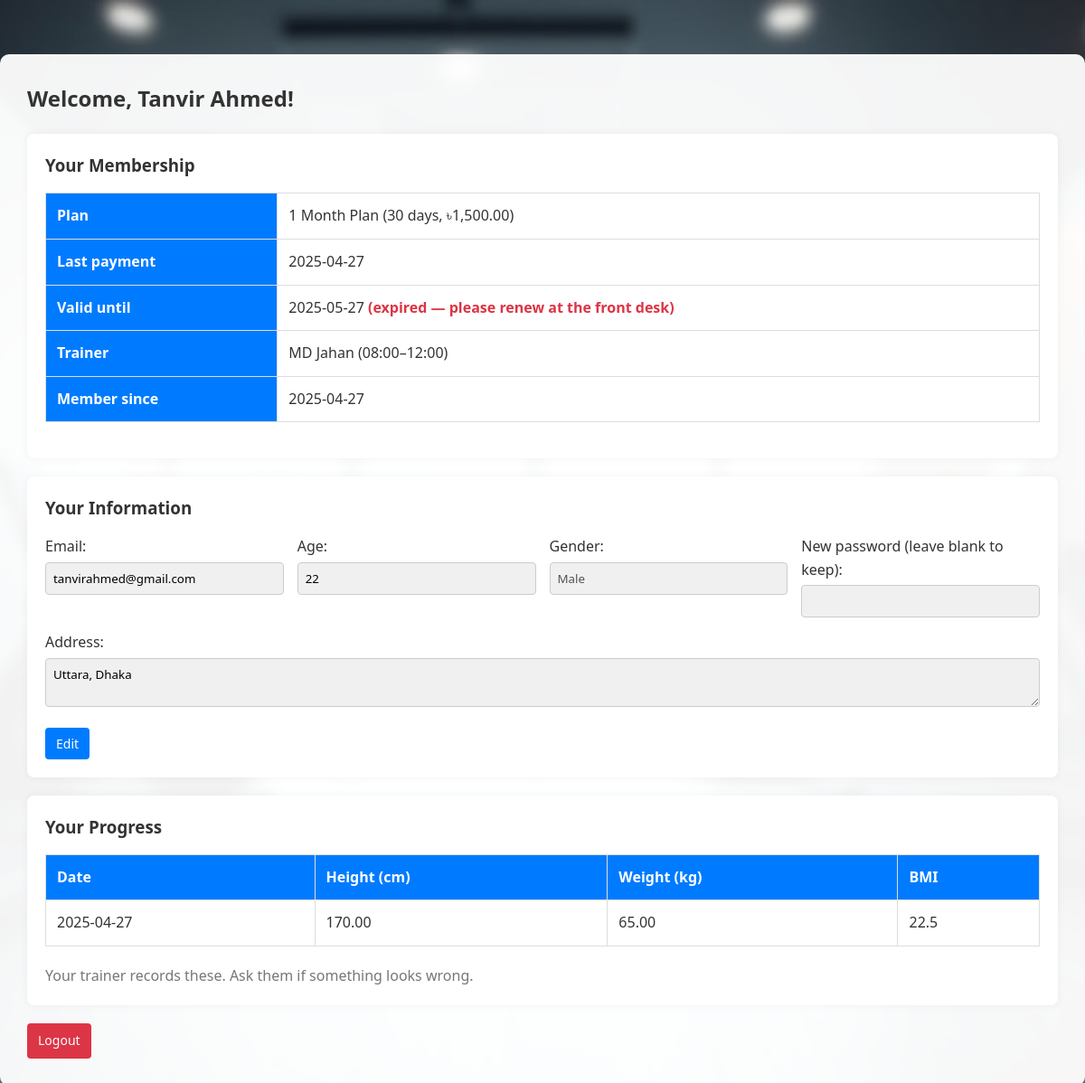
/dashboard/member/member.php (signed in), run on the app's committed database.
### tables this page shows
CREATE TABLE `member` (
  `Member_ID` int(11) NOT NULL,
  `Date_of_joining` date DEFAULT NULL
);

CREATE TABLE `user` (
  `ID` int(11) NOT NULL,
  `Name` varchar(100) DEFAULT NULL,
  `Email` varchar(255) NOT NULL,
  `Age` int(11) DEFAULT NULL,
  `Gender` enum('Male','Female','Other') DEFAULT NULL,
  `Address` text DEFAULT NULL,
  `Password` varchar(100) DEFAULT NULL,
  `User_type` enum('Admin','Trainer','Receptionist','Member') DEFAULT NULL
);

CREATE TABLE `trainer` (
  `Trainer_ID` int(11) NOT NULL,
  `Hourly_wage` decimal(10,2) DEFAULT NULL,
  `Shift_start` time DEFAULT NULL,
  `Shift_end` time DEFAULT NULL
);

CREATE TABLE `body_measurement` (
  `Measurement_ID` int(11) NOT NULL,
  `Member_ID` int(11) DEFAULT NULL,
  `Trainer_ID` int(11) DEFAULT NULL,
  `Height` decimal(5,2) DEFAULT NULL,
  `Weight` decimal(5,2) DEFAULT NULL,
  `Date_of_measurement` date DEFAULT NULL
);

### includes/session_check.php (called while the page is built, shortened)
<?php
function e($value): string
{
    return htmlspecialchars((string) $value, ENT_QUOTES, 'UTF-8');
}

### dashboard/member/member.php (the view, shortened to what this page needs)
<?php
require_once('../../includes/session_check.php');
require_once('../../includes/db_connect.php');
$user_id = $_SESSION['user_id'];
$stmt = $conn->prepare("SELECT u.*, m.Date_of_joining FROM user u JOIN member m ON m.Member_ID = u.ID WHERE u.ID = ?");
$stmt->bind_param("i", $user_id);
$stmt->execute();
$user = $stmt->get_result()->fetch_assoc();
$stmt = $conn->prepare("
    SELECT mp.Name, mp.Duration, mp.Amount,
           MAX(r.Date_of_purchase) AS Last_paid,
           DATE_ADD(MAX(r.Date_of_purchase), INTERVAL mp.Duration DAY) AS Valid_until
    FROM uses u
    JOIN membership_plan mp ON mp.Plan_id = u.Plan_ID
    LEFT JOIN receipt r ON r.Member_id = u.Member_ID AND r.Plan_id = u.Plan_ID
    WHERE u.Member_ID = ?
    GROUP BY mp.Plan_id, mp.Name, mp.Duration, mp.Amount
    LIMIT 1
");
$stmt->bind_param("i", $user_id);
$stmt->execute();
$plan = $stmt->get_result()->fetch_assoc();
$stmt = $conn->prepare("
    SELECT u.Name, t.Shift_start, t.Shift_end
    FROM trains tr JOIN trainer t ON t.Trainer_ID = tr.Trainer_ID JOIN user u ON u.ID = t.Trainer_ID
    WHERE tr.Member_ID = ? LIMIT 1
");
$stmt->bind_param("i", $user_id);
$stmt->execute();
$trainer = $stmt->get_result()->fetch_assoc();
$stmt = $conn->prepare("SELECT Height, Weight, Date_of_measurement FROM body_measurement WHERE Member_ID = ? ORDER BY Date_of_measurement DESC, Measurement_ID DESC");
$stmt->bind_param("i", $user_id);
$stmt->execute();
$measurements = $stmt->get_result()->fetch_all(MYSQLI_ASSOC);
?>
<!DOCTYPE html>
<html lang="en">
<head>
    <link rel="stylesheet" href="../../assets/css/style.css">
</head>
<body class="page-with-bg">
<div class="container">
    <h2>Welcome, <?= e($user['Name']) ?>!</h2>
    <div class="card">
        <h3>Your Membership</h3>
        <?php if ($plan): ?>
            <div class="table-wrap">
                <table class="table">
                    <tr><th>Plan</th><td><?= e($plan['Name']) ?> (<?= e($plan['Duration']) ?> days, ৳<?= number_format((float) $plan['Amount'], 2) ?>)</td></tr>
                    <tr><th>Last payment</th><td><?= e($plan['Last_paid'] ?? 'No receipt on file') ?></td></tr>
                    <?php if ($plan['Valid_until']): ?>
                        <tr><th>Valid until</th><td>
                            <?= e($plan['Valid_until']) ?>
                            <?php if ($plan['Valid_until'] < date('Y-m-d')): ?><strong style="color:#dc3545;">(expired — please renew at the front desk)</strong><?php endif; ?>
                        </td></tr>
                    <?php endif; ?>
                    <tr><th>Trainer</th><td>
                        <?= $trainer ? e($trainer['Name']) . ' (' . e(substr($trainer['Shift_start'], 0, 5)) . '–' . e(substr($trainer['Shift_end'], 0, 5)) . ')' : 'Not assigned yet' ?>
                    </td></tr>
                    <tr><th>Member since</th><td><?= e($user['Date_of_joining']) ?></td></tr>
                </table>
            </div>
        <?php else: ?>
            <p>You don't have a membership plan yet. Visit the front desk to sign up.</p>
        <?php endif; ?>
    </div>
    <div class="card" id="profile">
        <h3>Your Information</h3>
        <form method="POST" onsubmit="return confirmUpdate('profile')">
            <div class="form-row">
                <div class="form-group">
                    <label>Email:</label>
                    <input type="email" name="email" class="form-control" value="<?= e($user['Email']) ?>" readonly required>
                </div>
                <div class="form-group">
                    <label>Age:</label>
                    <input type="number" name="age" min="12" max="120" class="form-control" value="<?= e($user['Age']) ?>" readonly required>
                </div>
                <div class="form-group">
                    <label>Gender:</label>
                    <input type="text" class="form-control" value="<?= e($user['Gender']) ?>" disabled>
                </div>
                <div class="form-group">
                    <label>New password (leave blank to keep):</label>
                    <input type="password" name="new_password" minlength="6" class="form-control" autocomplete="new-password" readonly>
                </div>
            </div>
            <div class="form-group">
                <label>Address:</label>
                <textarea name="address" rows="2" class="form-control" readonly><?= e($user['Address']) ?></textarea>
            </div>
            <button type="button" class="btn btn-primary" data-role="edit" onclick="enableEdit('profile')">Edit</button>
        </form>
    </div>
    <div class="card">
        <h3>Your Progress</h3>
        <?php if ($measurements): ?>
            <div class="table-wrap">
                <table class="table">
                    <tr><th>Date</th><th>Height (cm)</th><th>Weight (kg)</th><th>BMI</th></tr>
                    <?php foreach ($measurements as $m): ?>
                        <tr>
                            <td><?= e($m['Date_of_measurement']) ?></td>
                            <td><?= e($m['Height']) ?></td>
                            <td><?= e($m['Weight']) ?></td>
                            <td><?= $m['Height'] > 0 ? number_format($m['Weight'] / (($m['Height'] / 100) ** 2), 1) : '—' ?></td>
                        </tr>
                    <?php endforeach; ?>
                </table>
            </div>
            <p class="muted">Your trainer records these. Ask them if something looks wrong.</p>
        <?php else: ?>
            <p>No measurements recorded yet.</p>
        <?php endif; ?>
    </div>
    <div class="navigation">
        <a href="../../logout.php" class="btn btn-danger">Logout</a>
    </div>
</div>
</body>
</html>

### assets/css/style.css (style rules this page uses)
* { margin: 0; padding: 0; box-sizing: border-box; font-family: "Segoe UI", Tahoma, Geneva, Verdana, sans-serif; }
body { background-color: #f4f6f8; color: #333; line-height: 1.6; }
h2 { margin-bottom: 20px; }
h3 { margin-bottom: 15px; }
.container { max-width: 1200px; margin: 0 auto; padding: 20px; }
.card { background: #fff; border-radius: 8px; padding: 20px; margin-bottom: 20px; box-shadow: 0 0 10px rgba(0,0,0,0.05); }
.navigation { margin-top: 20px; display: flex; flex-wrap: wrap; gap: 10px; }
.muted { color: #777; }
.table-wrap { overflow-x: auto; }
.table { width: 100%; border-collapse: collapse; margin-bottom: 20px; }
.table th, .table td { padding: 12px; border: 1px solid #ddd; text-align: left; vertical-align: top; }
.table th { background-color: #007bff; color: white; }
.form-group { margin-bottom: 15px; }
.form-row { display: grid; grid-template-columns: repeat(auto-fit, minmax(180px, 1fr)); gap: 15px; }
.form-control { width: 100%; padding: 8px; border: 1px solid #ccc; border-radius: 4px; margin-top: 4px; }
.readonly, .form-control[readonly], .form-control:disabled { background-color: #f0f0f0; }
.btn { padding: 8px 12px; border: none; border-radius: 4px; cursor: pointer; display: inline-block; text-align: center; text-decoration: none; font-size: 14px; }
.btn-primary { background-color: #007bff; color: white; }
.btn-danger { background-color: #dc3545; color: white; }
.page-with-bg { background-image: url('../../images/getimg_ai_img-Xon6oqcqWms7Iv4DJHIfh.jpeg'); background-size: cover; background-position: center; background-attachment: fixed; min-height: 100vh; }
.page-with-bg .container { background: rgba(255, 255, 255, 0.95); border-radius: 10px; padding: 30px; margin-top: 60px; margin-bottom: 60px; }

### data on the page
member: Member_ID.Name "Tanvir Ahmed", Date_of_joining "2025-04-27", email "tanvirahmed@gmail.com", age "22", Member_ID.Gender "Male", address "Uttara, Dhaka"
trainer: Trainer_ID.Name "MD Jahan", Shift_start "08:00", Shift_end "12:00"
body_measurement: Date_of_measurement "2025-04-27", Height "170.00", Weight "65.00", $m['Weight'] / (($m['Height'] / 100) ** 2) "22.5"

### other printed values
$plan['Name'] "1 Month Plan"
$plan['Duration'] "30"
$plan['Amount'] "1,500.00"
$plan['Last_paid'] "2025-04-27"
$plan['Valid_until'] "2025-05-27"
